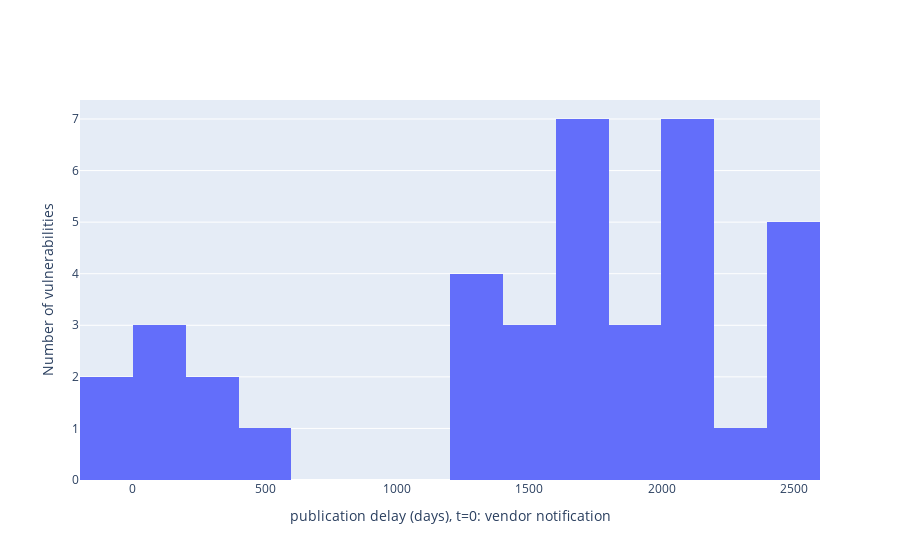

Notebook cell for this chart:
### Code cell
#--------- works 1
import plotly.graph_objs as go
fig=go.Figure(data=[go.Histogram(x=zdi.time_delta)])
fig.update_layout(xaxis_title='publication delay (days), t=0: vendor notification', yaxis_title='Number of vulnerabilities')

#--------- works 2
#fig=go.Figure(data=[go.Histogram(x=zdi.time_delta)])
#fig.update_layout(xaxis_title='publication delay (days), t=0: vendor notification', yaxis_title='Number of vulnerabilities')

### Figure 1 — Plotly figure (JSON) as saved in the notebook; plotly's stock layout.template omitted (floating-point values rounded to 4 significant figures; data arrays with more than 128 entries replaced by an {"elided": "..."} marker saying what was removed)
{"data": [{"type": "histogram", "x": {"elided": "912 int values"}}], "layout": {"autosize": true, "xaxis": {"autorange": true, "range": [-200.5, 2600.0], "title": {"text": "publication delay (days), t=0: vendor notification"}, "type": "linear"}, "yaxis": {"autorange": true, "range": [0, 7.368], "title": {"text": "Number of vulnerabilities"}}}}
